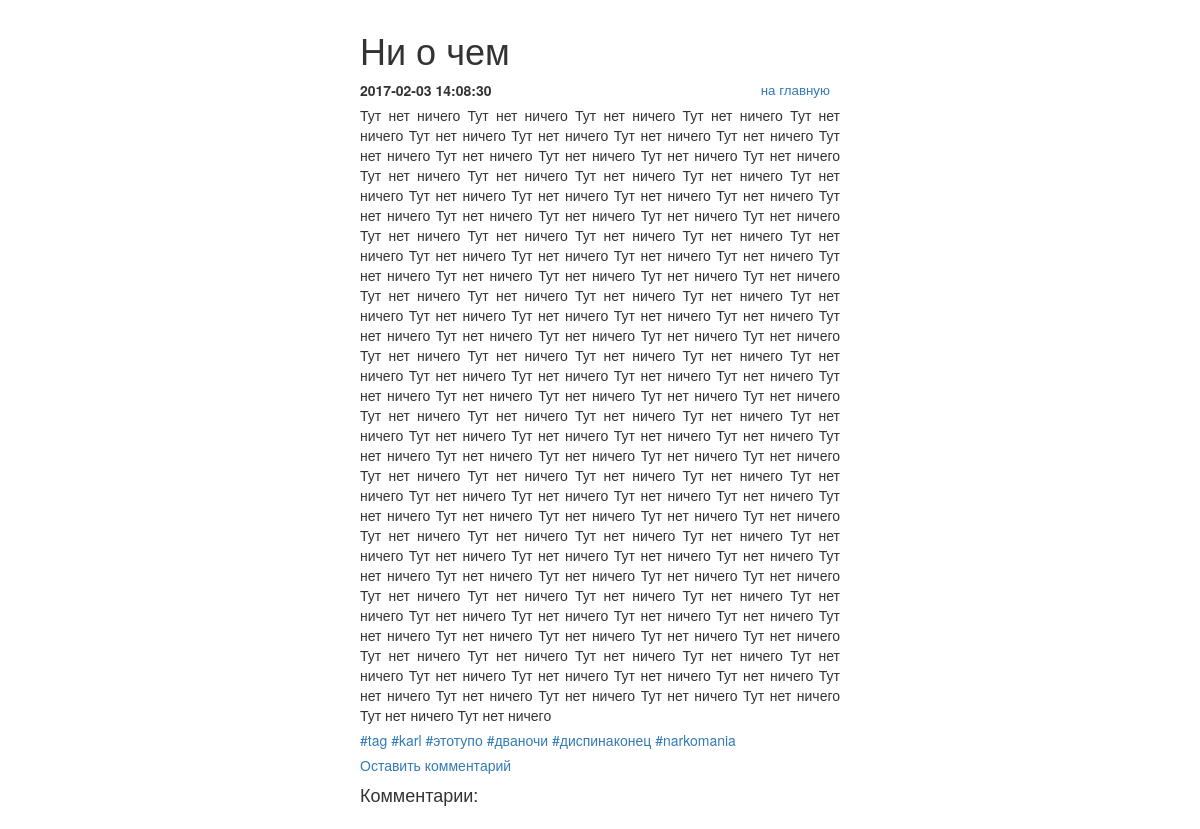
Page /include/note.php?id=70 on the committed database.
### tables this page shows
CREATE TABLE `post` (
  `post_id` bigint(20) unsigned NOT NULL AUTO_INCREMENT,
  `post_title` varchar(255) DEFAULT NULL,
  `post_min_text` text,
  `post_text` text,
  `post_create_datetime` timestamp NULL DEFAULT NULL,
  `post_update_datetime` timestamp NOT NULL DEFAULT CURRENT_TIMESTAMP ON UPDATE CURRENT_TIMESTAMP,
  UNIQUE KEY `post_id` (`post_id`)
);

### include/db.php (called while the page is built, shortened)
<?php
try {
    $link = new PDO('mysql:host=localhost;dbname=blog', 'level', 'pass');
} catch (PDOException $e) {
    print "Error!: " . $e->getMessage() . "<br/>";
    die();
}
if($_GET['id']){
    $getid = $_GET['id'];
    $select_update = $link->query("SELECT post.*, group_concat(tag.tag_title) as tags FROM post LEFT JOIN post_to_tag USING (post_id) LEFT JOIN tag USING (tag_id) WHERE post_id='$getid' group by post.post_id");
    $res_select_update = $select_update ->fetchAll(PDO::FETCH_ASSOC);
}

### include/note.php (the view, shortened to what this page needs)
<?php
require_once '/var/www/html/blog/include/db.php';
require_once '/var/www/html/blog/include/function.php';
?>
<!DOCTYPE html>
<html lang="ru">
	<head>
        <link rel="stylesheet" href="https://maxcdn.bootstrapcdn.com/bootstrap/3.3.7/css/bootstrap.min.css">
		<link rel="stylesheet" href="../css/styless.css">
	</head>
	<body>
		<div id="wrapper">
			<h1><?=$res_select_update[0]['post_title']?></h1>
			<div>
				<p class="nav right">
					<a href="../index.php">на главную</a>
				</p>
				<p class="date"><?=$res_select_update[0]['post_create_datetime']?></p>
				<p class="posttext">
                <?=$res_select_update[0]['post_text'];?>
                </p>
                <p>
                <?php if ($res_select_update[0]['tags']) {
					       $value['tags'] = explode(',', $res_select_update[0]['tags']);
					    foreach ($value['tags'] as $tag) {
					     	    ?>
                         <span class="print_tag">
                         <a href='../include/posttotag.php?tag=<?=$tag?>'><?="#".$tag?></a>
                         </span>
					    <?php  } ?>
				<?php } ?>
                </p>
                <a href='?id=<?=$_GET['id']?>&comment=mine#answer'>Оставить комментарий</a>
                <h4>Комментарии:</h4>
			</div>
		</div>
	</body>
</html>

### css/styless.css (style rules this page uses)
#wrapper { width: 500px; margin: 0px auto; padding: 10px; text-align: justify; }
#wrapper > div { margin-bottom: 15px; }
#wrapper p { margin-bottom: 5px; }
.date { font-weight: bold; }
.nav { text-align: right; padding-right: 10px; font-size: 10pt; }
.right { float:right }

### rows in the picture
post: post_title "Ни о чем", post_create_datetime "2017-02-03 14:08:30", post_text "Тут нет ничего Тут нет ничего Тут нет ничего Тут нет ничего Тут нет ничего Тут нет ничего Тут нет ничего Тут нет ничего Тут нет ничего Тут нет ничего Тут нет ничего Тут нет ничего Тут нет ничего Тут нет ничего Тут нет ничего Тут нет ничего Тут нет ничего Тут нет ничего Тут нет ничего Тут нет ничего Тут нет ничего Тут нет ничего Тут нет ничего Тут нет ничего Тут нет ничего Тут нет ничего Тут нет ничего Тут нет ничего Тут нет ничего Тут нет ничего Тут нет ничего Тут нет ничего Тут нет ничего Тут нет ничего Тут нет ничего Тут нет ничего Тут нет ничего Тут нет ничего Тут нет ничего Тут нет ничего Тут нет ничего Тут нет ничего Тут нет ничего Тут нет ничего Тут нет ничего Тут нет ничего Тут нет…"

### other values in the picture
$tag "tag"
$tag "karl"
$tag "этотупо"
$tag "дваночи"
$tag "диспинаконец"
$tag "narkomania"
